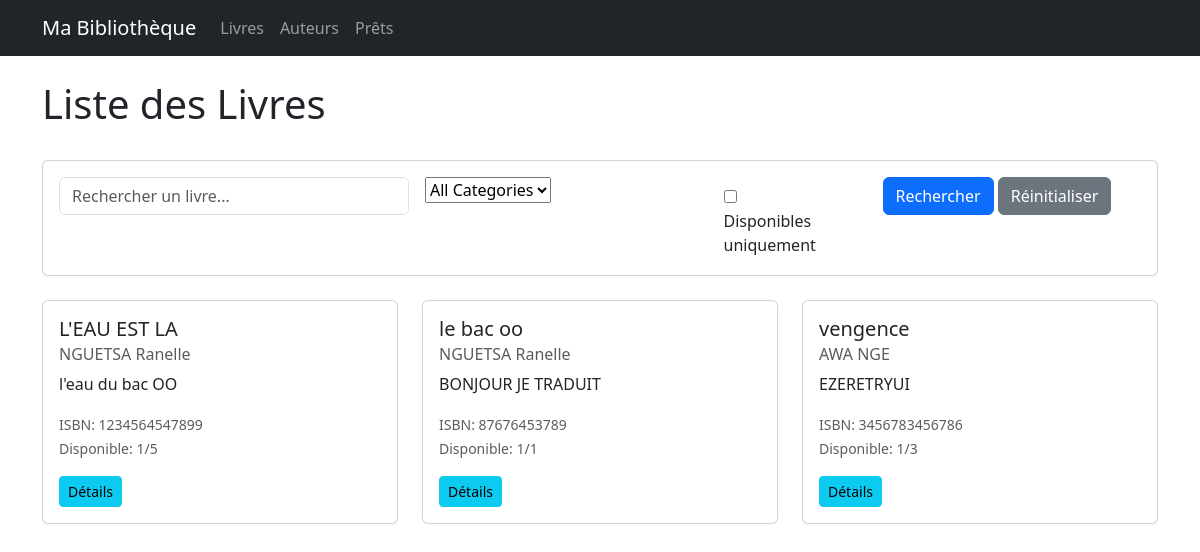
Before: /catalogue/ with the older database file.
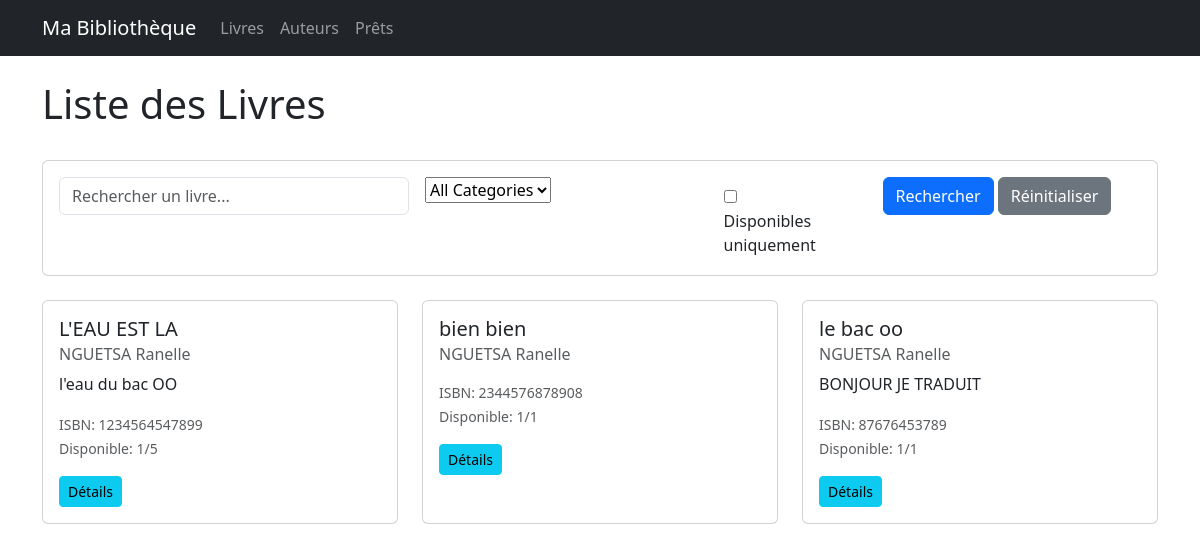
After: the same page with the newer database file.
### catalogue/models.py (models this page shows, shortened)
class Book(models.Model):
    title = models.CharField(max_length=200)
    isbn = models.CharField('ISBN', max_length=13, unique=True)
    authors = models.ManyToManyField(Author, related_name='books')
    category = models.ForeignKey(Category, on_delete=models.SET_NULL, null=True, related_name='books')
    summary = models.TextField(blank=True)
    total_copies = models.IntegerField(default=1)
    available_copies = models.IntegerField(default=1)
    publication_date = models.DateField(null=True, blank=True)
    created_at = models.DateTimeField(auto_now_add=True)
    updated_at = models.DateTimeField(auto_now=True)
    class Meta:
        ordering = ['title']

class Author(models.Model):
    first_name = models.CharField(max_length=100)
    last_name = models.CharField(max_length=100)
    biography = models.TextField(blank=True)
    birth_date = models.DateField(null=True, blank=True)
    death_date = models.DateField(null=True, blank=True)
    class Meta:
        ordering = ['last_name', 'first_name']
    def __str__(self):
        return f"{self.first_name} {self.last_name}"

### catalogue/views.py (the view, shortened to what this page needs)
# urls.py: path('', views.book_list, name='book_list'),
def book_list(request):
    form = BookSearchForm(request.GET)
    books = Book.objects.all()
    if form.is_valid():
        if form.cleaned_data['category']:
            books = books.filter(category=form.cleaned_data['category'])
        if form.cleaned_data['available_only']:
            books = books.filter(available_copies__gt=0)
    return render(request, 'catalogue/book_list.html', {
        'books': books,
        'form': form
    })

### catalogue/forms.py
class BookSearchForm(forms.Form):
    query = forms.CharField(
        required=False,
        label='Search',
        widget=forms.TextInput(attrs={'placeholder': 'Search by title or author...'})
    )
    category = forms.ModelChoiceField(
        queryset=Category.objects.all(),
        required=False,
        empty_label="All Categories"
    )
    available_only = forms.BooleanField(
        required=False,
        initial=False,
        label='Show only available books'
    )

### catalogue/models.py (called while the page is built)
    def __str__(self):
        return self.name

### catalogue/templates/catalogue/book_list.html (shortened to what this page needs)
{% extends 'catalogue/base.html' %}
{% block content %}
<div class="d-flex justify-content-between align-items-center mb-4">
    <h1>Liste des Livres</h1>
</div>
<div class="card mb-4">
    <div class="card-body">
        <form method="get" class="mb-0">
            <div class="row g-3">
                <div class="col-md-4">
                    <div class="input-group">
                        <input type="text" name="query" class="form-control" placeholder="Rechercher un livre..."
                            value="{{ request.GET.query }}">
                    </div>
                </div>
                <div class="col-md-3">
                    {{ form.category }}
                </div>
                <div class="col-md-2">
                    <div class="form-check mt-2">
                        {{ form.available_only }}
                        <label class="form-check-label" for="{{ form.available_only.id_for_label }}">
                            Disponibles uniquement
                        </label>
                    </div>
                </div>
                <div class="col-md-3">
                    <button type="submit" class="btn btn-primary">Rechercher</button>
                    <a href="{% url 'catalogue:book_list' %}" class="btn btn-secondary">Réinitialiser</a>
                </div>
            </div>
        </form>
    </div>
</div>
<div class="row">
    {% for book in books %}
    <div class="col-md-4 mb-4">
        <div class="card h-100">
            <div class="card-body">
                <h5 class="card-title">{{ book.title }}</h5>
                <h6 class="card-subtitle mb-2 text-muted">
                    {% for author in book.authors.all %}
                    {{ author }}{% if not forloop.last %}, {% endif %}
                    {% endfor %}
                </h6>
                <p class="card-text">{{ book.summary|truncatewords:30 }}</p>
                <p class="card-text">
                    <small class="text-muted">
                        ISBN: {{ book.isbn }}<br>
                        Disponible: {{ book.available_copies }}/{{ book.total_copies }}
                    </small>
                </p>
                <div class="mt-3">
                    <a href="{% url 'catalogue:book_detail' book.pk %}" class="btn btn-info btn-sm">Détails</a>
                </div>
            </div>
        </div>
    </div>
    {% empty %}
    <div class="col">
        <div class="alert alert-info">
            Aucun livre trouvé.
        </div>
    </div>
    {% endfor %}
</div>
{% endblock %}

Changed rows visible on the page:
removed Book: title "vengence", summary "EZERETRYUI", isbn "3456783456786", available_copies "1", total_copies "3"
removed Author: first_name+last_name "AWA NGE", shown under "vengence"
added Book: title "bien bien", isbn "2344576878908", available_copies "1", total_copies "1", Author (first_name+last_name "NGUETSA Ranelle")
